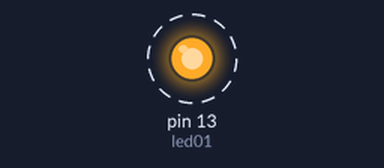
Recording of a sketch running on a simulated Arduino Uno, built with avr-gcc and run on an emulated ATmega328P. Parts: output pins drawn as LEDs (lit = HIGH). Dashed ring = blinking.

Above: at 0.2 s.
Timing chart, 0 to 3.0 s (numbered marks = the images above):
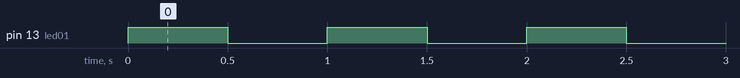

Measured:
- by itself, pin 13 (led01): alternates HIGH for 0.50 s and LOW for 0.50 s

The sketch:

main.ino
```cpp
int led01 = 13;

void setup() {
  // put your setup code here, to run once:
   pinMode(led01, OUTPUT);

}

void loop() {
  // put your main code here, to run repeatedly:
  digitalWrite(led01, HIGH);
  delay(500);
  digitalWrite(led01, LOW);
  delay(500);
}
```
